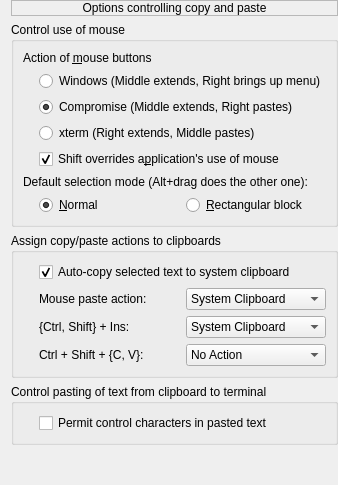
     <widget class="QWidget" name="page_11">
      <layout class="QVBoxLayout" name="verticalLayout_10">
       <property name="topMargin">
        <number>0</number>
       </property>
       <property name="rightMargin">
        <number>0</number>
       </property>
       <property name="bottomMargin">
        <number>0</number>
       </property>
       <item>
        <widget class="QLabel" name="label_52">
         <property name="sizePolicy">
          <sizepolicy hsizetype="Preferred" vsizetype="Minimum">
           <horstretch>0</horstretch>
           <verstretch>0</verstretch>
          </sizepolicy>
         </property>
         <property name="frameShape">
          <enum>QFrame::Shape::StyledPanel</enum>
         </property>
         <property name="text">
          <string>Options controlling copy and paste</string>
         </property>
         <property name="alignment">
          <set>Qt::AlignmentFlag::AlignCenter</set>
         </property>
         <property name="margin">
          <number>2</number>
         </property>
        </widget>
       </item>
       <item>
        <widget class="QGroupBox" name="groupBox_26">
         <property name="sizePolicy">
          <sizepolicy hsizetype="Preferred" vsizetype="Maximum">
           <horstretch>0</horstretch>
           <verstretch>0</verstretch>
          </sizepolicy>
         </property>
         <property name="title">
          <string>Control use of mouse</string>
         </property>
         <property name="flat">
          <bool>true</bool>
         </property>
         <layout class="QGridLayout" name="gridLayout_29">
          <item row="2" column="1" colspan="2">
           <widget class="QRadioButton" name="rb_cpmouseaction_compromise">
            <property name="text">
             <string>Compromise (Middle extends, Right pastes)</string>
            </property>
            <property name="checked">
             <bool>true</bool>
            </property>
            <property name="autoRepeat">
             <bool>false</bool>
            </property>
            <attribute name="buttonGroup">
             <string notr="true">buttonGroup_6</string>
            </attribute>
           </widget>
          </item>
          <item row="1" column="1" colspan="2">
           <widget class="QRadioButton" name="rb_cpmouseaction_windows">
            <property name="text">
             <string>Windows (Middle extends, Right brings up menu)</string>
            </property>
            <attribute name="buttonGroup">
             <string notr="true">buttonGroup_6</string>
            </attribute>
           </widget>
          </item>
          <item row="4" column="1" colspan="2">
           <widget class="QCheckBox" name="chb_cpmouseaction_shift">
            <property name="text">
             <string>Shift overrides a&amp;pplication's use of mouse</string>
            </property>
            <property name="checked">
             <bool>true</bool>
            </property>
           </widget>
          </item>
          <item row="6" column="2">
           <widget class="QRadioButton" name="rb_cpmouseaction_defaultrect">
            <property name="text">
             <string>&amp;Rectangular block</string>
            </property>
            <attribute name="buttonGroup">
             <string notr="true">buttonGroup_9</string>
            </attribute>
           </widget>
          </item>
          <item row="3" column="1" colspan="2">
           <widget class="QRadioButton" name="rb_cpmouseaction_xterm">
            <property name="text">
             <string>xterm (Right extends, Middle pastes)</string>
            </property>
            <attribute name="buttonGroup">
             <string notr="true">buttonGroup_6</string>
            </attribute>
           </widget>
          </item>
          <item row="5" column="0" colspan="3">
           <widget class="QLabel" name="label_54">
            <property name="text">
             <string>Default selection mode (Alt+drag does the other one):</string>
            </property>
           </widget>
          </item>
          <item row="6" column="1">
           <widget class="QRadioButton" name="rb_cpmouseaction_defaultnormal">
            <property name="text">
             <string>&amp;Normal</string>
            </property>
            <property name="checked">
             <bool>true</bool>
            </property>
            <attribute name="buttonGroup">
             <string notr="true">buttonGroup_9</string>
            </attribute>
           </widget>
          </item>
          <item row="0" column="0" colspan="3">
           <widget class="QLabel" name="label_24">
            <property name="text">
             <string>Action of &amp;mouse buttons</string>
            </property>
            <property name="buddy">
             <cstring>rb_cpmouseaction_windows</cstring>
            </property>
           </widget>
          </item>
          <item row="1" column="0">
           <widget class="QWidget" name="widget_22" native="true">
            <property name="sizePolicy">
             <sizepolicy hsizetype="Fixed" vsizetype="Fixed">
              <horstretch>0</horstretch>
              <verstretch>0</verstretch>
             </sizepolicy>
            </property>
            <property name="minimumSize">
             <size>
              <width>10</width>
              <height>10</height>
             </size>
            </property>
            <property name="maximumSize">
             <size>
              <width>10</width>
              <height>10</height>
             </size>
            </property>
           </widget>
          </item>
         </layout>
        </widget>
       </item>
       <item>
        <widget class="QGroupBox" name="groupBox_11">
         <property name="title">
          <string>Assign copy/paste actions to clipboards</string>
         </property>
         <property name="flat">
          <bool>true</bool>
         </property>
         <layout class="QGridLayout" name="gridLayout_66">
          <item row="0" column="0">
           <widget class="QWidget" name="widget_66" native="true">
            <property name="sizePolicy">
             <sizepolicy hsizetype="Fixed" vsizetype="Fixed">
              <horstretch>0</horstretch>
              <verstretch>0</verstretch>
             </sizepolicy>
            </property>
            <property name="minimumSize">
             <size>
              <width>10</width>
              <height>10</height>
             </size>
            </property>
            <property name="maximumSize">
             <size>
              <width>10</width>
              <height>10</height>
             </size>
            </property>
           </widget>
          </item>
          <item row="1" column="1">
           <widget class="QLabel" name="label_140">
            <property name="text">
             <string>Mouse paste action:</string>
            </property>
           </widget>
          </item>
          <item row="3" column="1">
           <widget class="QLabel" name="label_142">
            <property name="text">
             <string>Ctrl + Shift + {C, V}:</string>
            </property>
           </widget>
          </item>
          <item row="2" column="1">
           <widget class="QLabel" name="label_141">
            <property name="text">
             <string>{Ctrl, Shift} + Ins:</string>
            </property>
           </widget>
          </item>
          <item row="1" column="2">
           <widget class="QComboBox" name="cb_mousepaste">
            <property name="currentIndex">
             <number>2</number>
            </property>
            <item>
             <property name="text">
              <string>No Action</string>
             </property>
            </item>
            <item>
             <property name="text">
              <string>Last Selected Text</string>
             </property>
            </item>
            <item>
             <property name="text">
              <string>System Clipboard</string>
             </property>
            </item>
           </widget>
          </item>
          <item row="2" column="2">
           <widget class="QComboBox" name="cb_ctrlshiftins">
            <property name="currentIndex">
             <number>2</number>
            </property>
            <item>
             <property name="text">
              <string>No Action</string>
             </property>
            </item>
            <item>
             <property name="text">
              <string>Last Selected Text</string>
             </property>
            </item>
            <item>
             <property name="text">
              <string>System Clipboard</string>
             </property>
            </item>
           </widget>
          </item>
          <item row="3" column="2">
           <widget class="QComboBox" name="cb_ctrlshiftcv">
            <item>
             <property name="text">
              <string>No Action</string>
             </property>
            </item>
            <item>
             <property name="text">
              <string>Last Selected Text</string>
             </property>
            </item>
            <item>
             <property name="text">
              <string>System Clipboard</string>
             </property>
            </item>
           </widget>
          </item>
          <item row="0" column="1" colspan="2">
           <widget class="QCheckBox" name="chb_mouseautocopy">
            <property name="text">
             <string>Auto-copy selected text to system clipboard</string>
            </property>
            <property name="checked">
             <bool>true</bool>
            </property>
           </widget>
          </item>
         </layout>
        </widget>
       </item>
       <item>
        <widget class="QGroupBox" name="groupBox_59">
         <property name="title">
          <string>Control pasting of text from clipboard to terminal</string>
         </property>
         <property name="flat">
          <bool>true</bool>
         </property>
         <layout class="QGridLayout" name="gridLayout_38">
          <item row="0" column="0">
           <widget class="QWidget" name="widget_65" native="true">
            <property name="sizePolicy">
             <sizepolicy hsizetype="Fixed" vsizetype="Fixed">
              <horstretch>0</horstretch>
              <verstretch>0</verstretch>
             </sizepolicy>
            </property>
            <property name="minimumSize">
             <size>
              <width>10</width>
              <height>10</height>
             </size>
            </property>
            <property name="maximumSize">
             <size>
              <width>10</width>
              <height>10</height>
             </size>
            </property>
           </widget>
          </item>
          <item row="0" column="1">
           <widget class="QCheckBox" name="chb_paste_controls">
            <property name="text">
             <string>Permit control characters in pasted text</string>
            </property>
           </widget>
          </item>
         </layout>
        </widget>
       </item>
       <item>
        <spacer name="verticalSpacer_27">
         <property name="orientation">
          <enum>Qt::Orientation::Vertical</enum>
         </property>
         <property name="sizeHint" stdset="0">
          <size>
           <width>20</width>
           <height>40</height>
          </size>
         </property>
        </spacer>
       </item>
      </layout>
     </widget>
